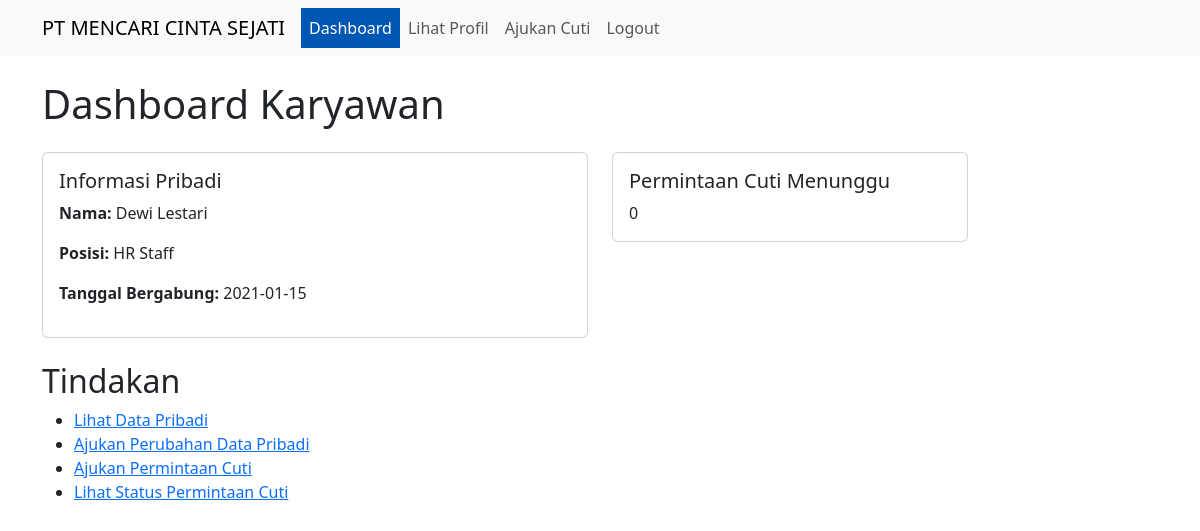
Screenshot of /employee_dashboard.php (signed in) with the database file from the repository.
### tables this page shows
CREATE TABLE `employees` (
  `employee_id` int(11) NOT NULL,
  `user_id` int(11) DEFAULT NULL,
  `first_name` varchar(50) NOT NULL,
  `last_name` varchar(50) NOT NULL,
  `nik` varchar(20) DEFAULT NULL,
  `birth_date` date DEFAULT NULL,
  `gender` enum('M','F') DEFAULT NULL,
  `address` text DEFAULT NULL,
  `phone` varchar(20) DEFAULT NULL,
  `hire_date` date DEFAULT NULL,
  `position` varchar(100) DEFAULT NULL,
  `salary` decimal(15,2) DEFAULT NULL,
  `created_at` timestamp NOT NULL DEFAULT current_timestamp(),
  `updated_at` timestamp NOT NULL DEFAULT current_timestamp() ON UPDATE current_timestamp()
);

### employee_dashboard.php (the view, shortened to what this page needs)
<?php
require_once 'db_connection.php';
$user_id = $_SESSION['user_id'];
$sql = "SELECT * FROM employees WHERE user_id = ?";
$stmt = $conn->prepare($sql);
$stmt->bind_param("i", $user_id);
$stmt->execute();
$result = $stmt->get_result();
$employee = $result->fetch_assoc();
$sql = "SELECT COUNT(*) as pending_leave_requests FROM leave_requests WHERE employee_id = ? AND status = 'Menunggu'";
$stmt = $conn->prepare($sql);
$stmt->bind_param("i", $employee['employee_id']);
$stmt->execute();
$result = $stmt->get_result();
$pending_leave_requests = $result->fetch_assoc()['pending_leave_requests'];
$content = '
<h1>Dashboard Karyawan</h1>
<div class="row mt-4">
  <div class="col-md-6">
      <div class="card">
          <div class="card-body">
              <h5 class="card-title">Informasi Pribadi</h5>
              <p><strong>Nama:</strong> ' . $employee['first_name'] . ' ' . $employee['last_name'] . '</p>
              <p><strong>Posisi:</strong> ' . $employee['position'] . '</p>
              <p><strong>Tanggal Bergabung:</strong> ' . $employee['hire_date'] . '</p>
          </div>
      </div>
  </div>
  <div class="col-md-4">
      <div class="card">
          <div class="card-body">
              <h5 class="card-title">Permintaan Cuti Menunggu</h5>
              <p class="card-text">' . $pending_leave_requests . '</p>
          </div>
      </div>
  </div>
</div>
<div class="mt-4">
  <h2>Tindakan</h2>
  <ul>
      <li><a href="view_profile.php">Lihat Data Pribadi</a></li>
      <li><a href="edit_profile.php">Ajukan Perubahan Data Pribadi</a></li>
      <li><a href="leave_request.php">Ajukan Permintaan Cuti</a></li>
      <li><a href="view_leave_status.php">Lihat Status Permintaan Cuti</a></li>
  </ul>
</div>
';
include 'layout.php';
?>

### rows the page displays
employees: first_name "Dewi", last_name "Lestari", position "HR Staff", hire_date "2021-01-15"

### other values shown
$pending_leave_requests "0"
